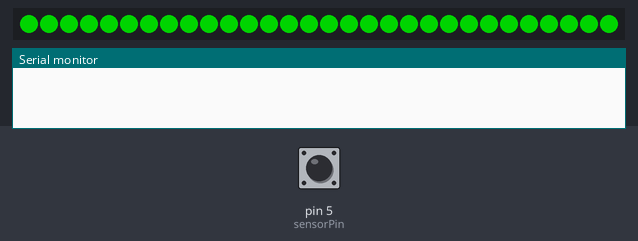
The sketch below on a simulated Arduino Uno, built with avr-gcc and run on an emulated ATmega328P. On the bench: 30 RGB LEDs in strip order, left to right, the last lines printed to the serial monitor. The test bench sets the inputs (shaded band); at power-on: pin 5 (sensorPin) HIGH. Dim RGB values are drawn brighter than linear.

Above: at 1.2 s.
1.3 s: pin 5 (sensorPin) driven LOW
At 1.8 s:
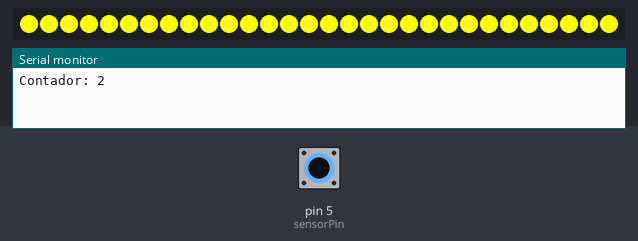
2.8 s: pin 5 (sensorPin) pulsed HIGH 5 times (0.12 s each, 0.3 s apart)
At 4.4 s:
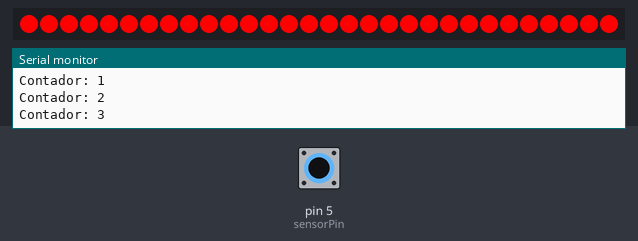
Timing chart, 0 to 5.9 s (numbered marks = the images above; inputs shaded):
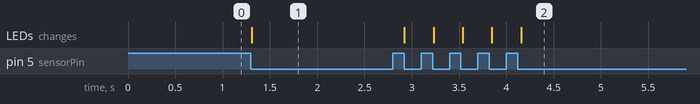

Measured:
- after the input at 1.3 s, the LEDs: change at once (image 1)
- after the input at 2.8 s, the LEDs: change after 0.12 s (image 2)

The sketch:

joselinSantanderLedIR.ino
```cpp
#include <FastLED.h>

#define NUM_LEDS 30
#define DATA_PIN 4
CRGB leds[NUM_LEDS];

const int sensorPin = 5;  // Pin digital donde está conectado el sensor IR
int contador = 1;
bool esperandoLiberacion = false;

void setup() {
  Serial.begin(9600);
  pinMode(sensorPin, INPUT);
  FastLED.addLeds<WS2812B, DATA_PIN, GRB>(leds, NUM_LEDS);
  FastLED.clear();
  FastLED.show();
}

void loop() {
  int estado = digitalRead(sensorPin);

  if (estado == LOW && !esperandoLiberacion) {
    // Señal detectada por el IR (por lo general, LOW = obstáculo detectado)
    esperandoLiberacion = true;
    contador++;
    if (contador > 3) contador = 0;
    Serial.print("Contador: ");
    Serial.println(contador);
  }

  if (estado == HIGH && esperandoLiberacion) {
    // IR ya no detecta obstáculo → se libera
    esperandoLiberacion = false;
  }

  // Actualización visual según contador
  if (contador == 0) {
    FastLED.clear();
  } else if (contador == 1) {
    fill_solid(leds, NUM_LEDS, CRGB::Green);
  } else if (contador == 2) {
    fill_solid(leds, NUM_LEDS, CRGB::Yellow);
  } else if (contador == 3) {
    fill_solid(leds, NUM_LEDS, CRGB::Red);
  }

  FastLED.show();
  delay(10);  // Estabilidad de lectura
}
```
